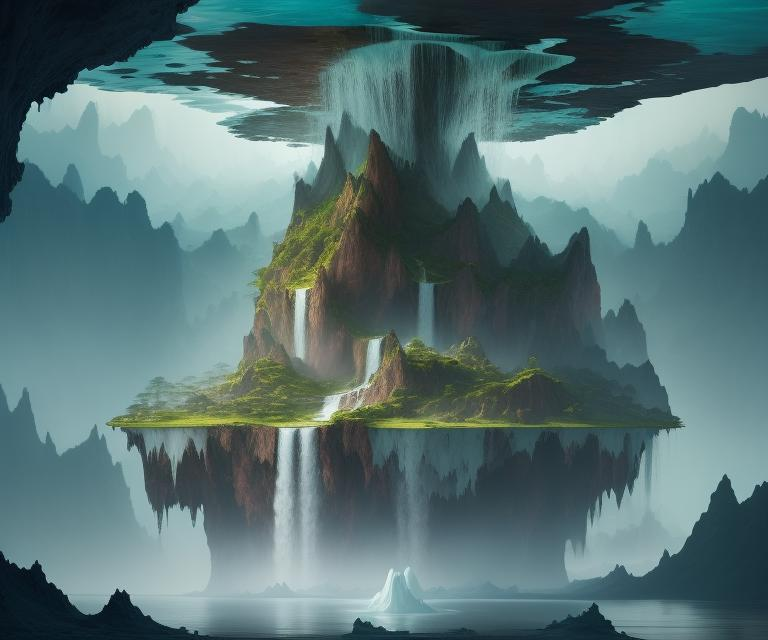
#> input picture Img_WM/test_buf/image2.png, 768 x 640 px, given in place of image2.jpg, which was not available
$ python find_offset.py
#> lines starting #> are read from the running program, lines starting #| are printed output that depends on the picture; long printed decimals are rounded; pictures that were not available may be replaced by others from this repository, and a replacement may not be noted
import cv2
import numpy as np

# Load the two images you want to match
image1 = cv2.imread('image2.jpg', cv2.IMREAD_GRAYSCALE)
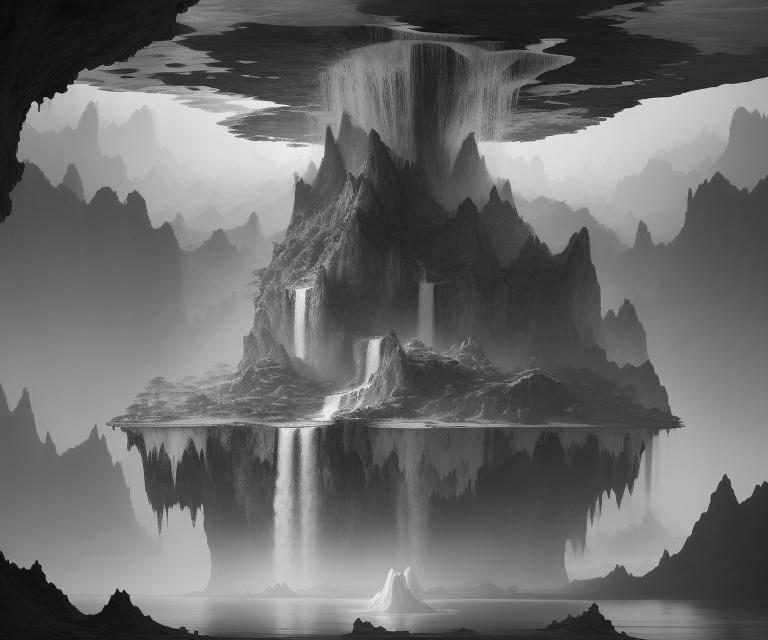
#> image1: shape (640, 768); min 3, max 251, mean 106
image2 = cv2.imread('image3.jpg', cv2.IMREAD_GRAYSCALE)
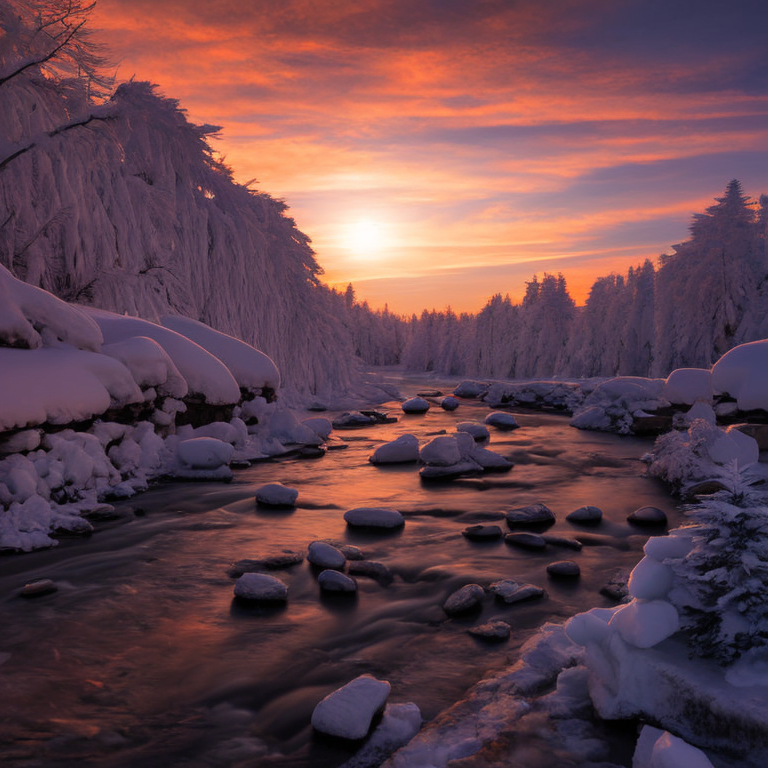
#> input picture Img_WM/test_buf/image3.png, 768 x 768 px, given in place of image3.jpg, which was not available
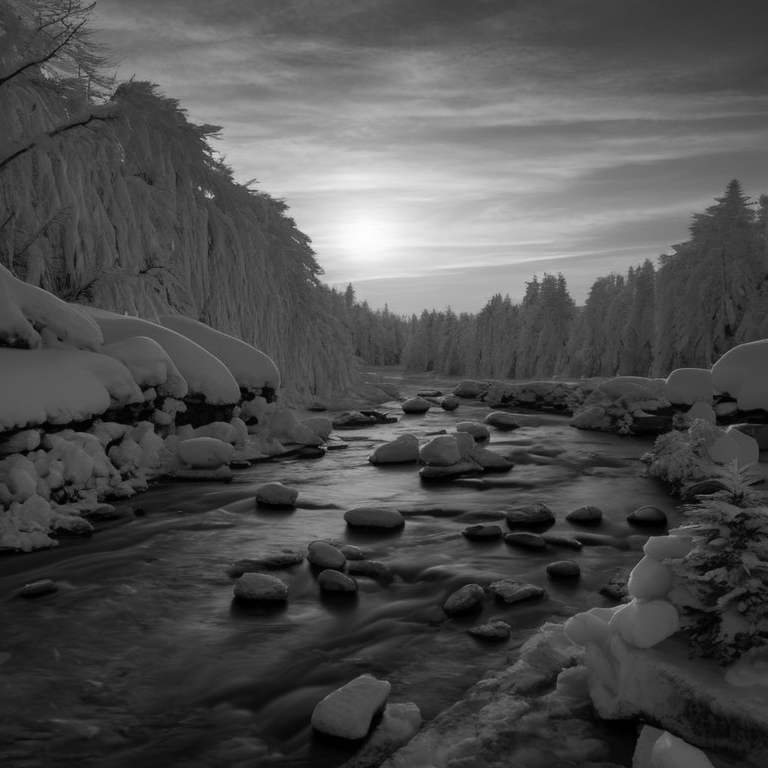
#> image2: shape (768, 768); min 0, max 254, mean 78.6

# Create a SIFT detector
sift = cv2.SIFT_create()

# Find key points and descriptors in the images
keypoints1, descriptors1 = sift.detectAndCompute(image1, None)
#> keypoints1 = 946 keypoints; strongest (x, y, size): (34, 104, 4.2), (578, 169, 97.3), (68, 86, 2.7), (271, 104, 5.2)
keypoints2, descriptors2 = sift.detectAndCompute(image2, None)
#> keypoints2 = 1393 keypoints; strongest (x, y, size): (200, 188, 2.2), (209, 195, 4.6), (205, 152, 1.9), (413, 411, 10.9)

# FLANN parameters
FLANN_INDEX_KDTREE = 1
index_params = dict(algorithm=FLANN_INDEX_KDTREE, trees=5)
search_params = dict(checks=50)

# Create a FLANN matcher
flann = cv2.FlannBasedMatcher(index_params, search_params)

# Match descriptors between the two images
matches = flann.knnMatch(descriptors1, descriptors2, k=2)
#> matches = 946 matches

# Apply Lowe's ratio test to filter good matches
good_matches = []
for m, n in matches:
    if m.distance < 0.75 * n.distance:
        good_matches.append(m)
#> after the loop, good_matches = 49 matches

# Extract matched keypoints
matched_keypoints1 = np.float32([keypoints1[m.queryIdx].pt for m in good_matches])
#> matched_keypoints1 = 49 pairs, first value 19.42 to 749.6, second value 17.02 to 625
matched_keypoints2 = np.float32([keypoints2[m.trainIdx].pt for m in good_matches])
#> matched_keypoints2 = 49 pairs, first value 56.65 to 760.5, second value 45.69 to 747.2

# Compute the transformation (translation) matrix
transform_matrix, _ = cv2.estimateAffinePartial2D(matched_keypoints2, matched_keypoints1)
#> transform_matrix = [[0.268, -1.24, 886.4], [1.24, 0.268, -368.8]]

if transform_matrix is not None:
    # Extract the translation components from the transformation matrix
    tx = transform_matrix[0, 2]
#> tx = 886.4
    ty = transform_matrix[1, 2]
#> ty = -368.8

    # Print the offset
    print(f"Offset of the upper left corner of image2 in image1: (x={tx}, y={ty})")
#| Offset of the upper left corner of image2 in image1: (x=886.444, y=-368.783)

    # Return the offset as a tuple
    offset_tuple = (tx, ty)
#> offset_tuple = (886.4, -368.8)
else:
    print("No valid transformation found.")
    offset_tuple = None

# Draw the matches on a new image
# matching_result = cv2.drawMatches(image1, keypoints1, image2, keypoints2, good_matches, None, flags=cv2.DrawMatchesFlags_NOT_DRAW_SINGLE_POINTS)

# Show the matching result
# cv2.imshow('SIFT Matches (FLANN)', matching_result)
# cv2.waitKey(0)
# cv2.destroyAllWindows()

# Return the offset tuple
offset_tuple
